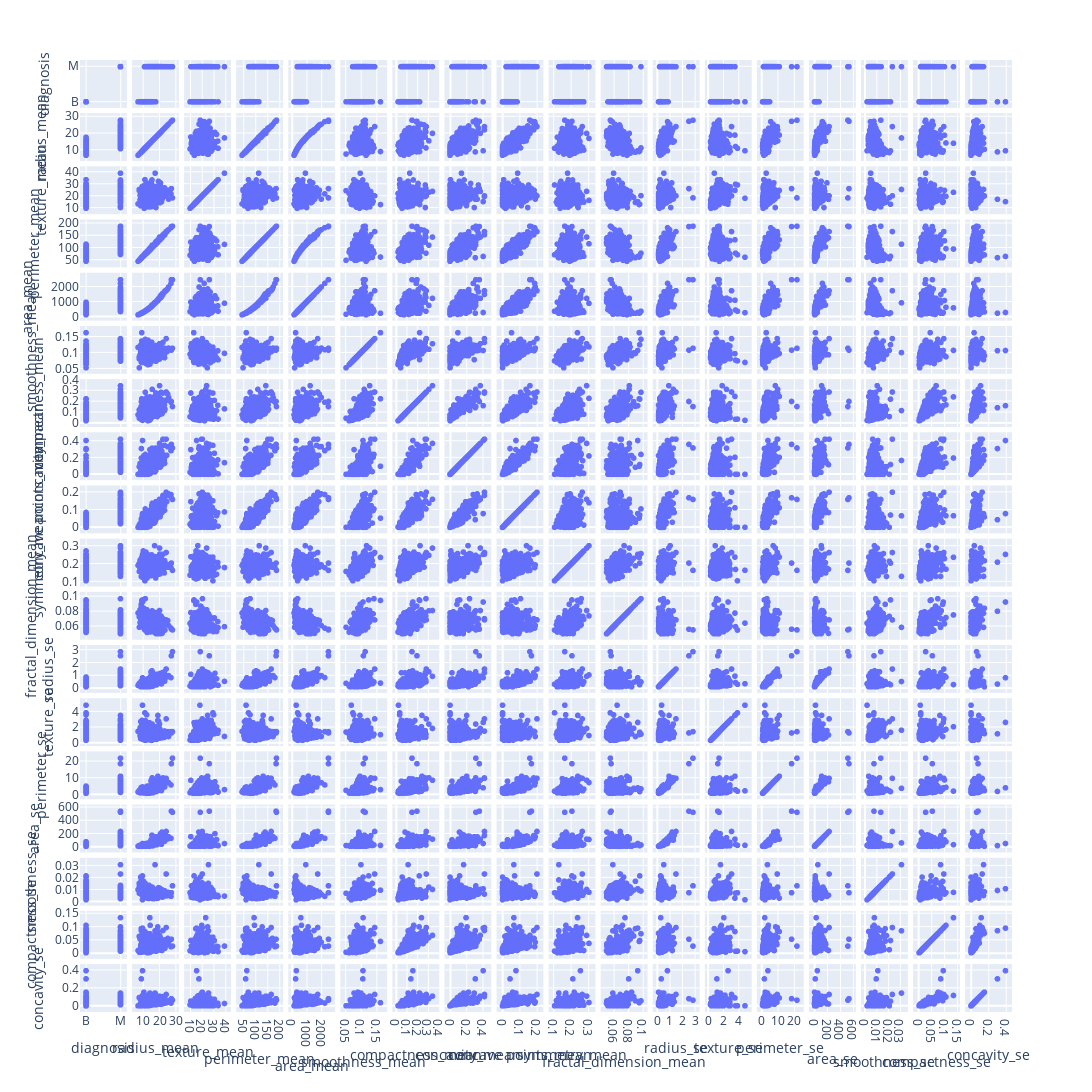

Notebook source saved alongside this figure:
### Code cell
fig = px.scatter_matrix(data, dimensions=data.columns[0:18])#,color=data_train.columns[8])
fig.update_layout(
    autosize=True,
    width=2000,
    height=2000,
)
fig.update_yaxes(automargin=True)

fig.show()

### Figure 1 — Plotly figure (JSON) as saved in the notebook; plotly's stock layout.template omitted (floating-point values rounded to 4 significant figures; data arrays with more than 128 entries replaced by an {"elided": "..."} marker saying what was removed)
{"data": [{"dimensions": [{"axis": {"matches": true}, "label": "diagnosis", "values": {"elided": "569 str values"}}, {"axis": {"matches": true}, "label": "radius_mean", "values": {"elided": "569 float values"}}, {"axis": {"matches": true}, "label": "texture_mean", "values": {"elided": "569 float values"}}, {"axis": {"matches": true}, "label": "perimeter_mean", "values": {"elided": "569 float values"}}, {"axis": {"matches": true}, "label": "area_mean", "values": {"elided": "569 float values"}}, {"axis": {"matches": true}, "label": "smoothness_mean", "values": {"elided": "569 float values"}}, {"axis": {"matches": true}, "label": "compactness_mean", "values": {"elided": "569 float values"}}, {"axis": {"matches": true}, "label": "concavity_mean", "values": {"elided": "569 float values"}}, {"axis": {"matches": true}, "label": "concave points_mean", "values": {"elided": "569 float values"}}, {"axis": {"matches": true}, "label": "symmetry_mean", "values": {"elided": "569 float values"}}, {"axis": {"matches": true}, "label": "fractal_dimension_mean", "values": {"elided": "569 float values"}}, {"axis": {"matches": true}, "label": "radius_se", "values": {"elided": "569 float values"}}, {"axis": {"matches": true}, "label": "texture_se", "values": {"elided": "569 float values"}}, {"axis": {"matches": true}, "label": "perimeter_se", "values": {"elided": "569 float values"}}, {"axis": {"matches": true}, "label": "area_se", "values": {"elided": "569 float values"}}, {"axis": {"matches": true}, "label": "smoothness_se", "values": {"elided": "569 float values"}}, {"axis": {"matches": true}, "label": "compactness_se", "values": {"elided": "569 float values"}}, {"axis": {"matches": true}, "label": "concavity_se", "values": {"elided": "569 float values"}}], "hovertemplate": "%{xaxis.title.text}=%{x}<br>%{yaxis.title.text}=%{y}<extra></extra>", "legendgroup": "", "marker": {"color": "#636efa", "symbol": "circle"}, "name": "", "showlegend": false, "type": "splom"}], "layout": {"autosize": true, "dragmode": "select", "height": 2000, "legend": {"tracegroupgap": 0}, "margin": {"t": 60}, "width": 2000, "yaxis": {"automargin": true}}}
